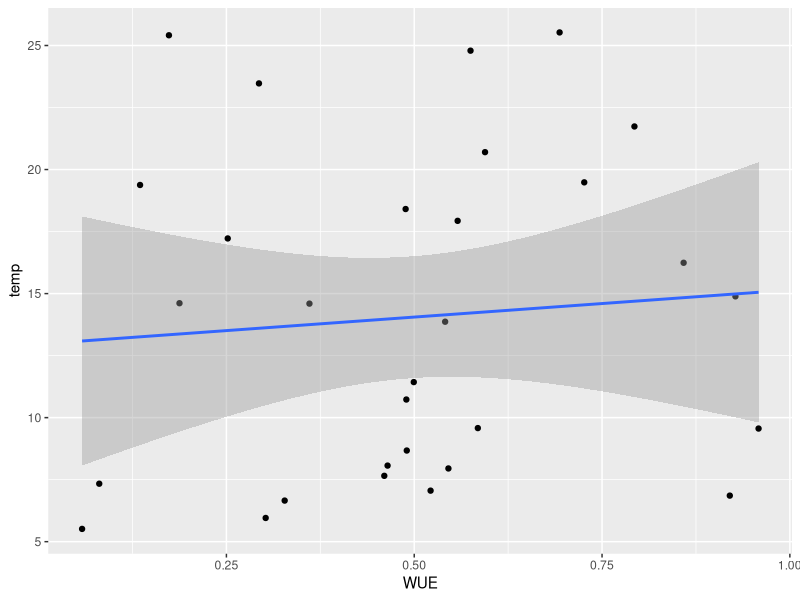
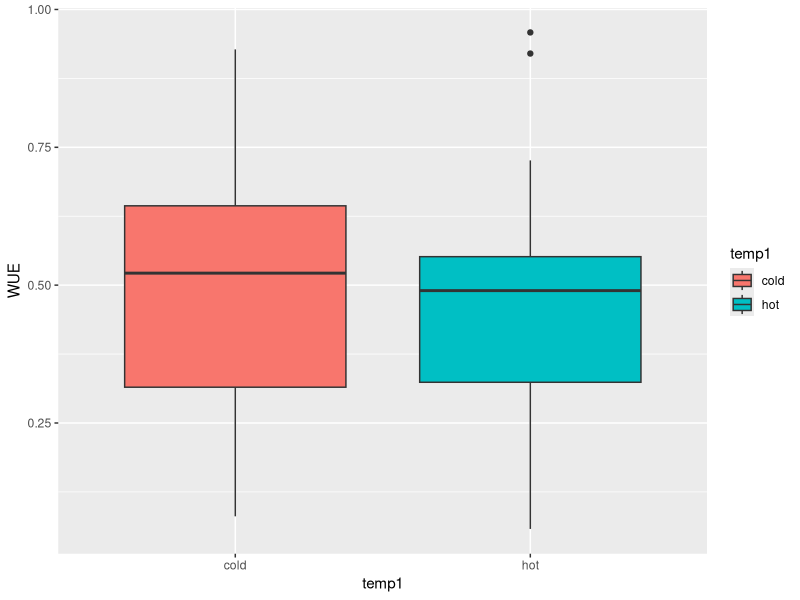
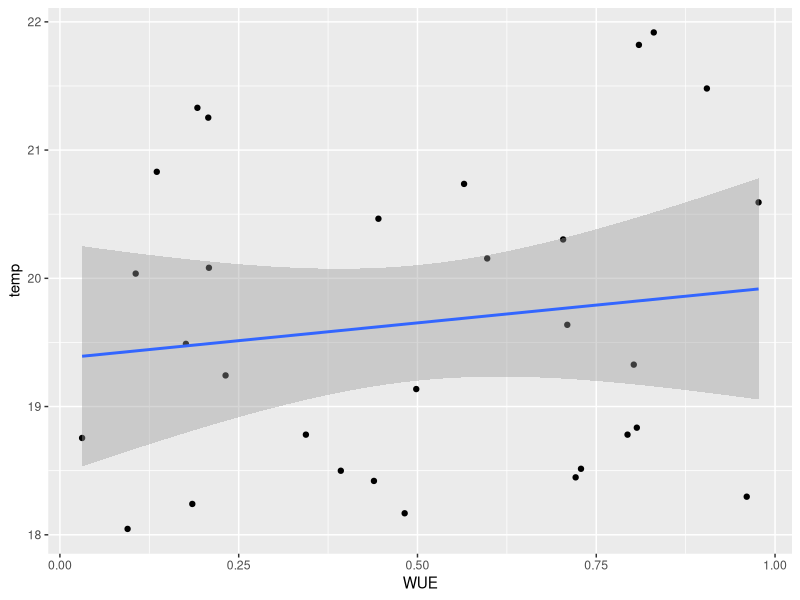
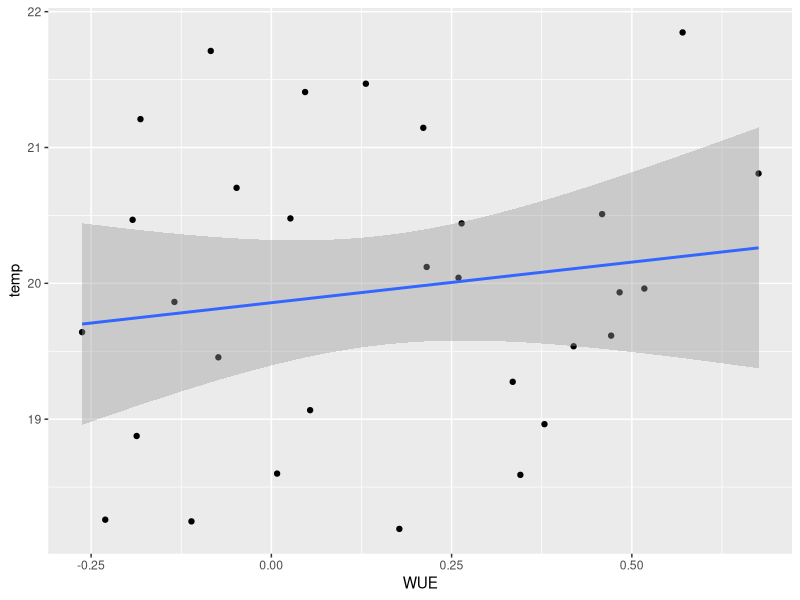
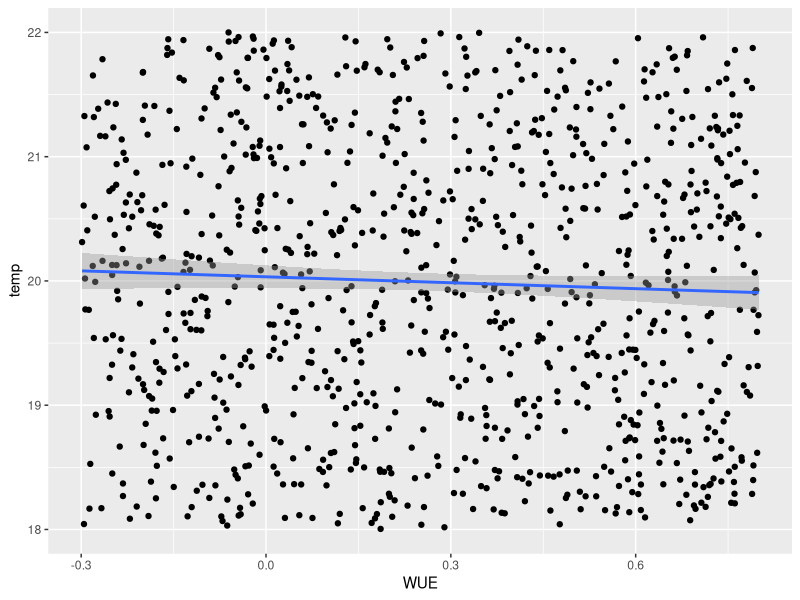
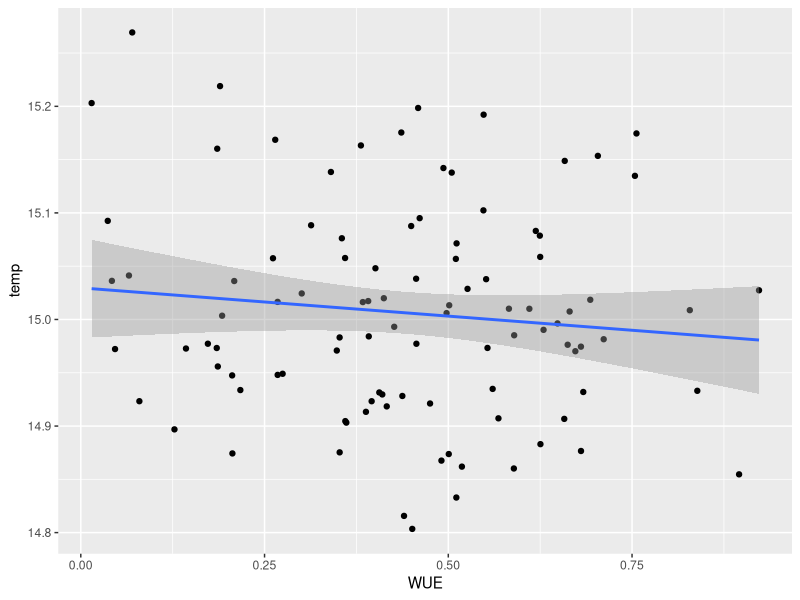

These figures' R source, in order:
## ---- chunk 1


n <- 30 # sample size
height <- runif(n, min = 0.2, max = 1.3) # height increment (dependent)
WUE <- runif(n, min = -0.01, max = 0.99) # wateruse efficiency (dependent)
temp <- runif(n, min = 4, max = 26) # temperature in degree celsius (independent)
temp1 <- rep(c("hot","cold"), 15)
ID <- seq_len(n)
expData <- data.frame(ID,temp,height,WUE)
head(expData)

# Regresion analysis between temperature and WUE
expModel <- lm(WUE~temp, data = expData)
print(expModel)
summary(expModel)

library(ggplot2)
expPlot <- ggplot(data = expData,
                    aes(x=WUE, y=temp)) + 
                    geom_point() +
                    stat_smooth(method=lm, se = 0.99)
print(expPlot)

# ANOVA for the same dataset with the temperature variable as either "Hot" or "Cold"
temp1 <- rep(c("hot","cold"), 15)
anoData <- data.frame(ID, temp1, WUE)
str(anoData)
head(anoData)
summary(anoData)

# ANOVA model
anoModel <- aov(WUE~temp1,data = anoData)
print(anoModel)
print(summary(anoModel))
summary(anoModel)


# Basic ggplot of ANOVA data
anoPlot <- ggplot(data=anoData,
                  aes(x=temp1,y=WUE,
                      fill=temp1)) +
  geom_boxplot() # fill gives color to the plots as well as give legend for the same
print(anoPlot)

## ---- chunk 2


n <- 30 
height <- runif(n, min = 0.2, max = 1.3) 
WUE <- runif(n, min = -0.01, max = 0.99) 
temp <- runif(n, min = 18, max = 22) # temperature range reduced 
ID <- seq_len(n)
expData <- data.frame(ID,temp,height,WUE)
head(expData)

# Regresion analysis between temperature and WUE
expModel <- lm(WUE~temp, data = expData)
print(expModel)
summary(expModel)

library(ggplot2)
expPlot <- ggplot(data = expData,
                    aes(x=WUE, y=temp)) + 
                    geom_point() +
                    stat_smooth(method=lm, se = 0.99)
print(expPlot)
## ---- chunk 3


n <- 30 
height <- runif(n, min = 0.2, max = 1.3) 
WUE <- runif(n, min = -0.30, max = 0.80) # range reduced
temp <- runif(n, min = 18, max = 22)  # range reduced
ID <- seq_len(n)
expData <- data.frame(ID,temp,height,WUE)
head(expData)

# Regresion analysis between temperature and WUE
expModel <- lm(WUE~temp, data = expData)
print(expModel)
summary(expModel)

library(ggplot2)
expPlot <- ggplot(data = expData,
                    aes(x=WUE, y=temp)) + 
                    geom_point() +
                    stat_smooth(method=lm, se = 0.99)
print(expPlot)
## ---- chunk 4


n <- 1000 # sample size increased 
height <- runif(n, min = 0.2, max = 1.3) 
WUE <- runif(n, min = -0.30, max = 0.80) # range reduced
temp <- runif(n, min = 18, max = 22)  # range reduced
ID <- seq_len(n)
expData <- data.frame(ID,temp,height,WUE)
head(expData)

# Regresion analysis between temperature and WUE
expModel <- lm(WUE~temp, data = expData)
print(expModel)
summary(expModel)

library(ggplot2)
expPlot <- ggplot(data = expData,
                    aes(x=WUE, y=temp)) + 
                    geom_point() +
                    stat_smooth(method=lm, se = 0.99)
print(expPlot)
## ---- chunk 5


n <- 100 
height <- rnorm(n, mean = 0.5, sd = 0.25) 
WUE <- rnorm(n, mean=0.45,sd=0.20)
temp <- rnorm(n, mean=15,sd=0.10) 
ID <- seq_len(n)
expData <- data.frame(ID,temp,height,WUE)
head(expData)

# Regresion analysis between temperature and WUE
expModel <- lm(WUE~temp, data = expData)
print(expModel)
summary(expModel)

library(ggplot2)
expPlot <- ggplot(data = expData,
                    aes(x=WUE, y=temp)) + 
                    geom_point() +
                    stat_smooth(method=lm, se = 0.99)
print(expPlot)


